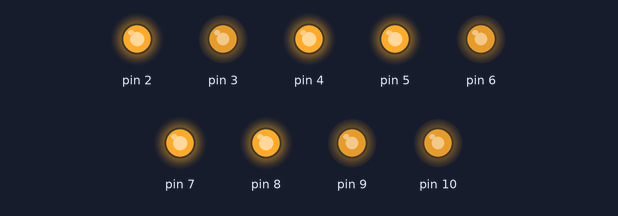
A sketch run on a simulated Arduino Uno, built with avr-gcc and run on an emulated ATmega328P. Shown: output pins drawn as LEDs (lit = HIGH).

Above: at 0.1 s.
Timing chart, 0 to 1.6 s (numbered marks = the images above):
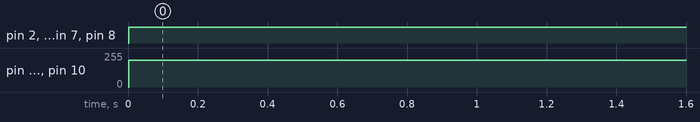

The sketch:

test.ino
```cpp
//**************** CLASS OF PIXELS *********************************
typedef unsigned char uchar;
class pixel
{
    private:
        uchar r;
        uchar g;
        uchar b;
    public:
        pixel();
        pixel(uchar* rgb);
        pixel(uchar r,uchar g, uchar b);
        void set_channels(uchar* rgb);
        void set_red(uchar r);
        void set_green(uchar g);
        void set_blue(uchar b);
        uchar red()const{return r;};
        uchar green()const{return g;};
        uchar blue()const{return b;};
        uchar* channels()const;
};

pixel::pixel(uchar* rgb)
{
    r = rgb[0];
    g = rgb[1];
    b = rgb[2];
}

pixel::pixel(uchar red,uchar green,uchar blue)
{
    this->r = red;
    this->g = green;
    this->b = blue;
}

pixel::pixel()
{
    r = 255;
    g = 255;
    b = 255;
}

void pixel::set_channels(uchar* rgb)
{
    r = rgb[0];
    g = rgb[1];
    b = rgb[2];
}

void pixel::set_red(uchar r)
{
    this->r = r;
}
void pixel::set_green(uchar g)
{
    this->g= g;
}
void pixel::set_blue(uchar b)
{
    this->b= b;
}

uchar* pixel::channels()const
{
    uchar *RGB = new uchar[3];
    RGB[0] = r;
    RGB[1] = g;
    RGB[2] = b;
    return RGB;
}
//***************** CLASS OF HASH MAP COLORS ************************************
class hash_color
{
    private:
        pixel values[100];
        int lenght;
    public:
        hash_color(){return;};
        int getKey(char* key);
        void insert(char *key,uchar r, uchar g, uchar b);
        uchar red(char* key);
        uchar green(char* key);
        uchar blue(char* key);
};


int hash_color::getKey(char* key)
{
    int value=0;
    char *c=key;
    while(*c!='\0')
    {
        value += *c;
        c++;
    }
    value %= 100;
    return value;
}

void hash_color::insert(char *key,uchar r, uchar g, uchar b)
{
    int value =  this->getKey(key);
    pixel p(r,g,b);
    values[value] = p;
}

uchar hash_color::red(char* key)
{
    int value =  this->getKey(key);
    return values[value].red();
}
uchar hash_color::green(char* key)
{
    int value =  this->getKey(key);
    return values[value].green();
}
uchar hash_color::blue(char* key)
{
    int value =  this->getKey(key);
    return values[value].blue();
}
//******************** CLASS LEDS ***********************************************
class LedRGB
{
    private:
        hash_color list;
        int pin_r,pin_g,pin_b;

    public:
        LedRGB(int pin_r,int pin_g,int pin_b);
        void set_color(char* color);

};

LedRGB::LedRGB(int pin_r,int pin_g,int pin_b)
{
    this->pin_r = pin_r;
    this->pin_g = pin_g;
    this->pin_b = pin_b;
    list.insert( (char*)("red"),255,0,0);
    list.insert((char*)("maroon"),128,0,0);
    list.insert((char*)("yellow"),255,255,0);
    list.insert((char*)("olive"),128,128,0);
    list.insert((char*)("lime"),0,255,0);
    list.insert((char*)("green"),0,128,0);
    list.insert((char*)("aqua"),0,255,255);
    list.insert((char*)("teal"),0,128,128);
    list.insert((char*)("blue"),0,0,255);
    list.insert((char*)("navy"),0,0,128);
    list.insert((char*)("fuchsia"),255,0,255);
    list.insert((char*)("purple"),25,0,255);
    list.insert((char*)("white"),200,200,255);
    list.insert((char*)("black"),0,0,0);
    list.insert((char*)("orange"),255,104,15);
}

void LedRGB::set_color(char* color)
{
  analogWrite(pin_r,list.red(color));
  analogWrite(pin_g,list.green(color));
  analogWrite(pin_b,list.blue(color));
}


char DataBluetooth = ' ';

bool mode = false;
int i=0;
/*
char *list_colors[12]= {(char*)("red"),(char*)("maroon"),(char*)("yellow"),(char*)("olive"),
                          (char*)("lime"),(char*)("green"),(char*)("aqua"),(char*)("teal"),
                          (char*)("blue"),(char*)("navy"),(char*)("fuchsia"),(char*)("purple")};
char **p = list_colors;
*/

LedRGB RGB_1(3,4,2);
LedRGB RGB_2(6,7,5);
LedRGB RGB_3(9,10,8);

void setup() {
  // put your setup code here, to run once:
  Serial.begin(9600);

}
void loop() {

        RGB_1.set_color((char*)("white"));
        RGB_2.set_color((char*)("white"));
        RGB_3.set_color((char*)("white"));

}


void serialEvent(){

if(Serial.available())
    {
      DataBluetooth = Serial.read();

      if(DataBluetooth == 'A')//12
      {
        mode = true;
      }
      else if(DataBluetooth == 'M')//12
      {
        mode = false;
      }
    }

}
```

Measured:
- by itself, pin 2, pin 4, pin 5, pin 7, pin 8: LOW → HIGH at 0.00 s
- by itself, pin 3, pin 6, pin 9, pin 10: 0/255 → 200/255 at 0.00 s
